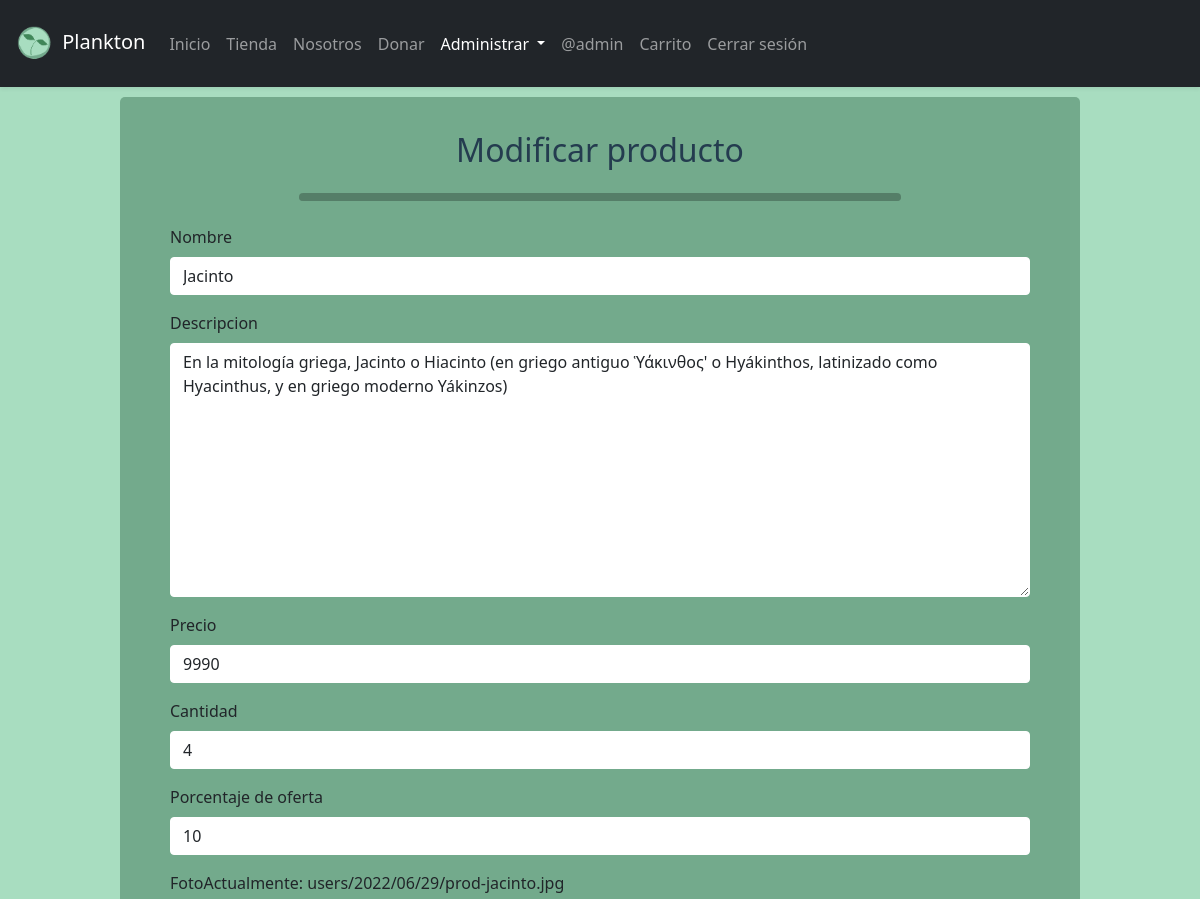
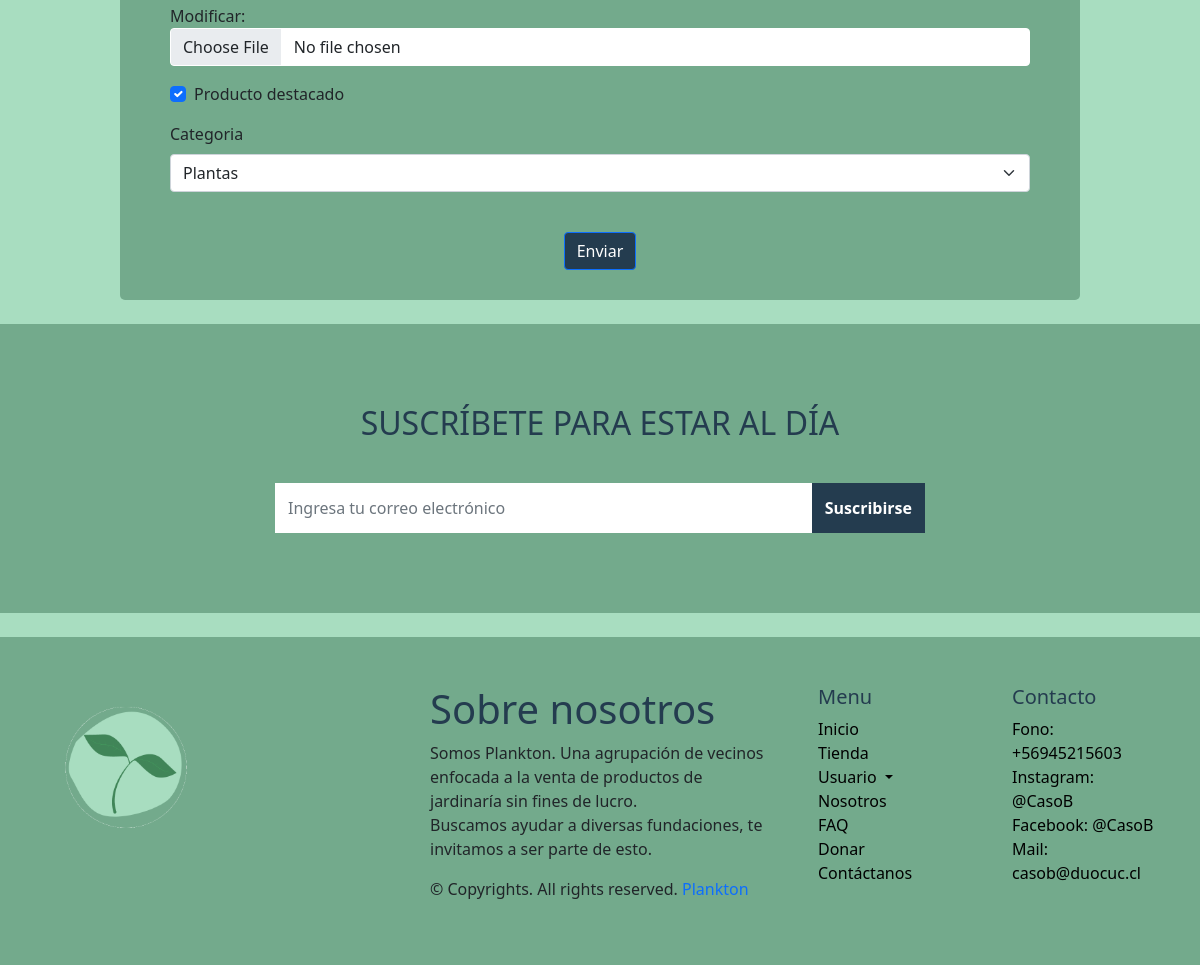
Screenshot of /Plankton/modificarproducto.html/1 (signed in) with the database file from the repository (2 pictures, top to bottom).
### Plankton/models.py (models this page shows, shortened)
class Producto(models.Model):
    idProducto=models.AutoField(primary_key=True,verbose_name="ID Producto")
    nombre=models.CharField(max_length=20,verbose_name="Nombre")
    descripcion=models.CharField(max_length=200, verbose_name="Descripción")
    precio=models.IntegerField(verbose_name="Precio")
    cantidad=models.IntegerField(verbose_name="Cantidad", default=0)
    descuento=models.IntegerField(verbose_name="Porcentaje de oferta", default=0)
    foto=models.ImageField(upload_to='users/%Y/%m/%d/', height_field=None, width_field=None, max_length=100, verbose_name="Foto")
    destacado=models.BooleanField(verbose_name="Producto destacado")
    categoria=models.ForeignKey(Categoria, on_delete=models.CASCADE)

### Plankton/views.py (the view)
# urls.py: path('Plankton/modificarproducto.html/<id>', modificarproducto, name="modificarproducto"),
@permission_required('Plankton.change_producto', login_url="../accounts/login")
def modificarproducto(request, id):
    producto=Producto.objects.get(idProducto=id)
    contexto={
        'form':ProductoRegForm(instance=producto)
    }
    if request.method=='POST':
        formulario=ProductoRegForm(request.POST, request.FILES, instance=producto)
        if formulario.is_valid():
            formulario.save()
            return redirect(to='listaproductos')
    return render(request, 'Plankton/modificarproducto.html', contexto)

### Plankton/forms.py
class ProductoRegForm(ModelForm):
    descripcion = forms.CharField(widget=forms.Textarea)
    class Meta:
        model = Producto
        fields = ['nombre', 'descripcion', 'precio', 'cantidad', 'descuento', 'foto', 'destacado', 'categoria']

### Plankton/context_processor.py (called while the page is built)
def total_carrito(request):
    total = 0
    if "carrito" in request.session.keys():
        for key, value in request.session["carrito"].items():
            total += int(value["acumulado"])
    return {"total_carrito": total}

### Plankton/models.py (called while the page is built)
    def __str__(self):
        return self.nombreCategoria

### Plankton/templates/Plankton/modificarproducto.html (shortened to what this page needs)
{%extends "Plankton/plantillas/base.html"%}
{% block administraractive %}<a class="nav-link dropdown-toggle active" href="#" id="navbarScrollingDropdown"
role="button" data-bs-toggle="dropdown" aria-expanded="false">
Administrar
</a>{% endblock %}
{% block content %}
{% load static %}
{% load bootstrap5 %}
<section class="mb-4" id="formulario">
    <h2 class="h1-responsive font-weight-bold text-center my-4">Modificar producto</h2>
    <hr class="rounded"> <br>
    <div class="row">
        <div class="form-group">
            <form id="modificargeneral" class="form" action="" method="POST" autocomplete="on" enctype="multipart/form-data">
                <div class="row">
                    <div>
                        <div>
                            {% bootstrap_form form %}
                           <br>
                        </div>
                    </div></div>
                <div class="text-center text-md-left">
                    <input class="btn btn-primary" name="enviar" id="enviar" type="submit" value="Enviar">
                </div>
            </form>
        </div>
    </div>
</section>
{% endblock %}

### Plankton/templates/Plankton/plantillas/base.html (shortened to what this page needs)
<!DOCTYPE html>
<html>
{% load static %}
<head>
  <link href="https://cdn.jsdelivr.net/npm/bootstrap@5.1.3/dist/css/bootstrap.min.css" rel="stylesheet"
>
  <link rel="stylesheet" href="{% static 'Plankton/css/estilo.css'%}">
  {% load pwa %}
</head>
<body>
  <nav class="navbar navbar-expand-lg py-3 navbar-dark bg-dark shadow-sm">
    <div class="container-fluid">
      <a class="navbar-brand" href="{% url 'index'%}">
        <img src="{% static 'plankton/img/logo.png'%}" width="45" alt="" class="d-inline-block align-middle mr-2">
        Plankton</a>
      <div class="collapse navbar-collapse" id="navbarTogglerDemo03">
        <ul class="navbar-nav me-auto mb-2 mb-lg-0">
          <li class="nav-item">
            {% block indexactive %}<a class="nav-link" aria-current="page" href="{% url 'index'%}">Inicio</a>{% endblock %}
          </li>
          <li class="nav-item dropdown">
            {% block tiendaactive %}<a class="nav-link" aria-current="page" href="{% url 'tienda'%}">Tienda</a>{% endblock %}
          <li class="nav-item">
            {% block nosotrosactive %}<a class="nav-link" href="{% url 'nosotros'%}">Nosotros</a>{% endblock %}
          </li>
          {% if user.is_authenticated %}
          <li class="nav-item">
            {% block donacionactive %}<a class="nav-link" href="{% url 'donacion'%}">Donar</a>{% endblock %}
          </li>
          {% endif %}
          {% if perms.Plankton.view_producto or perms.auth.view_user %}
          <li class="nav-item dropdown">
            {% block administraractive %}{% endblock %}
            {% endif %}
            {% if user.is_authenticated %}
            <li class="nav-item">
              <a class="nav-link" href="#">@{{ user.username }}</a>
            </li>
            <li class="nav-item">
              {% block carritoactive %}<a class="nav-link" href="{% url 'carrito'%}">Carrito</a>{% endblock %}
            </li>
            <li class="nav-item">
              <a class="nav-link" href="{% url 'logout'%}">Cerrar sesión</a>
            </li>
            {% endif %}
        </ul>
      </div>
    </div>
  </nav>
  {% block content %} {% endblock %}
  <section class="newsletter">
    <div class="container">
      <div class="content">
        <h2>SUSCRÍBETE PARA ESTAR AL DÍA</h2>
        <div class="input-group">
          <input type="email" class="form-control" placeholder="Ingresa tu correo electrónico">
          <span class="input-group-btn">
            <button class="btn" type="submit">Suscribirse</button>
          </span>
        </div>
      </div>
    </div>
  </section>
  <br>
  <footer class="w-100 py-4 flex-shrink-0">
    <div class="container py-4">
      <div class="row gy-4 gx-5">
        <div class="col-lg-4 col-md-6">
          <img class="img-fluid" src="{% static 'plankton/img/logo.png'%}" width="50%" height="50%">
        </div>
        <div class="col-lg-4 col-md-6">
          <h1>Sobre nosotros</h1>
          <p>Somos Plankton. Una agrupación de vecinos enfocada a la venta de productos de jardinaría sin fines de
            lucro.<br>
            Buscamos ayudar a diversas fundaciones, te invitamos a ser parte de esto.</p>
          <p>&copy; Copyrights. All rights reserved. <a class="text-primary" href="#">Plankton</a></p>
        </div>
        <div class="col-lg-2 col-md-6">
          <h5>Menu</h5>
          <ul class="list-unstyled text-muted">
            <li><a href="{% url 'index'%}">Inicio</a></li>
            <li><a href="{% url 'tienda'%}">Tienda</a></li>
            <li class="item dropdown">
              <a class="link dropdown-toggle" href="#" id="navbarScrollingDropdown" role="button"
                data-bs-toggle="dropdown" aria-expanded="false">
                Usuario
              </a>
            <li><a href="{% url 'nosotros'%}">Nosotros</a></li>
            <li><a href="{% url 'faq'%}">FAQ</a></li>
            {% if user.is_authenticated %}<li><a href="{% url 'donacion'%}">Donar</a></li>{% endif %}
            <li><a href="{% url 'contacto'%}">Contáctanos</a></li>
          </ul>
        </div>
        <div class="col-lg-2 col-md-6">
          <h5>Contacto</h5>
          <ul class="list-unstyled text-muted">
            <li>Fono: +56945215603</li>
            <li>Instagram: @CasoB</li>
            <li>Facebook: @CasoB</li>
            <li>Mail: casob@duocuc.cl</li>
          </ul>
        </div>
      </div>
    </div>
  </footer>
</body>
</html>

### Plankton/static/Plankton/css/estilo.css (style rules this page uses)
* { position: relative; box-sizing: border-box; }
body { margin: 0; padding: 0; width: 100%; height: 100%; background-color: #a8ddc0; }
h1, h2, h3, h4, h5, h6 { color: #243c4f }
li { color: rgb(0, 0, 0); }
hr.rounded { margin: auto; width: 70%; border-top: 8px solid rgb(0, 0, 0); border-radius: 5px; }
.btn-primary { background-color: #243c4f; }
.newsletter { width: 100%; margin: 0px; padding: 80px 0; background: #73aa8c; position: relative; }
.newsletter .content { max-width: 650px; margin: auto; text-align: center; z-index: 2; }
.newsletter .content h2 { color: #243c4f; margin-bottom: 40px; }
.newsletter .content .form-control { height: 50px; border-color: #ffffff; border-radius: 0; }
.newsletter .content .btn { min-height: 50px; border-radius: 0; background: #243c4f; color: #fff; font-weight: 600; }
a { color: inherit; text-decoration: none; transition: all 0.3s; }
.form-control { background: #ffffff; border-color: #ffffff; }
footer { margin: auto; background: #73aa8c; }
.container { position: relative; width: 100%; }
#formulario { width: 80%; left: 10%; background: #73aa8c; margin-top: 10px; padding-top: 10px; padding-left: 50px; padding-right: 50px; padding-bottom: 30px; border-radius: 5px; }

### rows the page displays
Producto: nombre "Jacinto", descripcion "En la mitología griega, Jacinto o Hiacinto (en griego antiguo Ὑάκινθος' o Hyákinthos, latinizado como Hyacinthus, y en griego moderno Yákinzos)", precio "9990", cantidad "4", descuento "10", destacado "☑", categoria "Plantas"

### other values shown
{{ user.username }} "admin"
